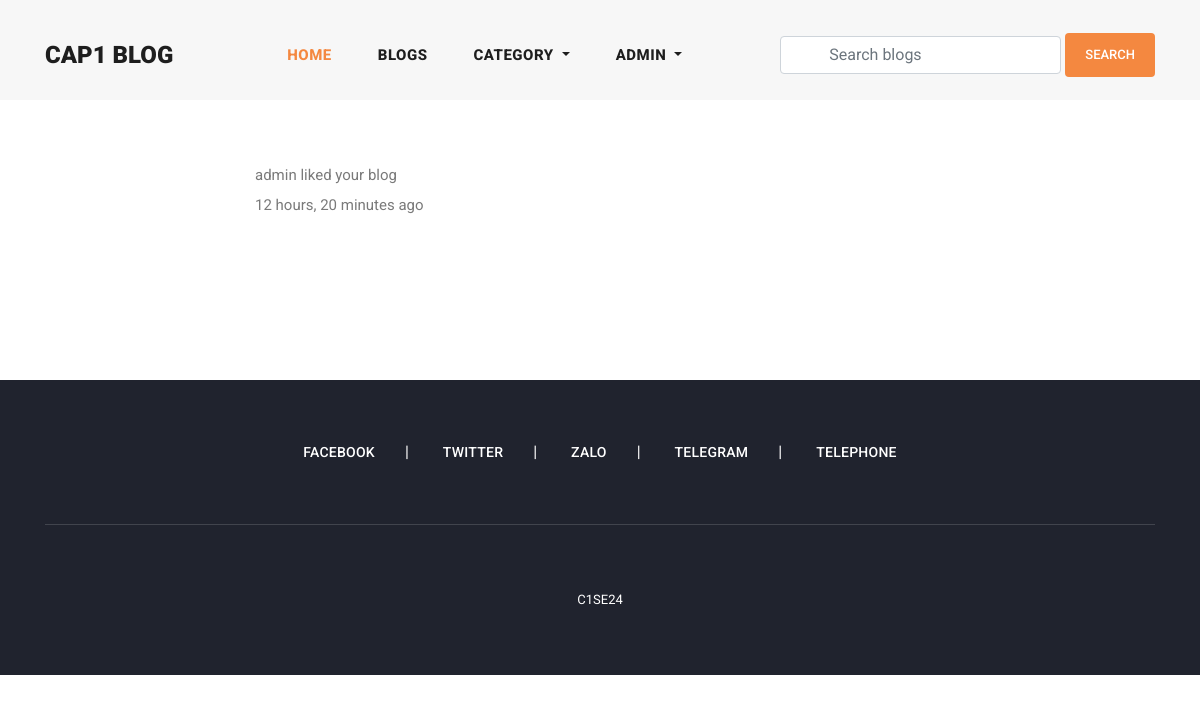
/user_notifications/ (signed in), run on the app's committed database.
### user_profile/models.py (models this page shows, shortened)
class User(AbstractUser):
    email = models.EmailField(
        max_length=150,
        unique=True,
        error_messages={
            "unique": "The email must be unique"
        }
    )
    profile_image = models.ImageField(
        null=True,
        blank=True,
        upload_to="profile_images"
    )
    followers = models.ManyToManyField("Follow")
    REQUIRED_FIELDS = ["email"]
    objects = CustomUserManager()

### notification/models.py (models this page shows, shortened)
class Notificaiton(models.Model):
    NOTIFICATION_TYPES = ("Blog", "Like", "Follow")
    content_type = models.ForeignKey(
        ContentType,
        on_delete=models.CASCADE
    )
    object_id = models.BigIntegerField()
    content_object = GenericForeignKey('content_type', 'object_id')
    user = models.ForeignKey(
        User,
        related_name='user_notifications',
        on_delete=models.CASCADE
    )
    text = models.CharField(max_length=150)
    is_seen = models.BooleanField(default=False)
    notification_types = models.CharField(
        max_length=20,
        choices=list(zip(NOTIFICATION_TYPES, NOTIFICATION_TYPES))
    )
    created_date = models.DateTimeField(auto_now_add=True)

### user_profile/views.py (the view)
# urls.py: path('user_notifications/', user_notifications, name='user_notifications'),
@login_required(login_url='login')
def user_notifications(request):
    notifications = Notificaiton.objects.filter(
        user=request.user,
        is_seen=False
    )
    for notification in notifications:
        notification.is_seen = True
        notification.save()
    return render(request, 'notifications.html')

### blog/context_processors.py (called while the page is built)
def get_all_categories(request):
    categories = Category.objects.all()
    context = {
        "categories": categories
    }
    return context

### user_profile/context_processors.py (called while the page is built)
def user_notifications(request):
    context = {}
    if request.user.is_authenticated:
        notifications = Notificaiton.objects.filter(
            user=request.user
        ).order_by('-created_date')
        unseen = notifications.exclude(is_seen=True)
        context['notifications'] = notifications
        context['unseen'] = unseen.count()
    return context

### user_profile/templates/notifications.html (shortened to what this page needs)
{% extends 'base.html' %}
{% load static %}
{% block content %}
<section class="notifications">
    <div class="container">
        <div class="row justify-content-center py-5">
            {% if notifications %}
            <div class="col-md-8">
                <ul class="list-group list-group-flush">
                    {% for notification in notifications %}
                    {% if notification.content_object %}
                    <li class="list-group-item">
                        {% if notification.notification_types == 'Blog' or  notification.notification_types == 'Like'%}
                        <a class="text-decoration-none text-dark" href="{% url 'blog_details' notification.content_object.slug %}">
                            <p>{{notification.text}}</p>
                            <p>{{notification.created_date|timesince}} ago</p>
                        </a>
                        {% else %}
                        <a class="text-decoration-none text-dark" href="{% url 'view_user_information' notification.content_object.followed_by.username %}">
                            <p>{{notification.text}}</p>
                            <p>{{notification.created_date|timesince}} ago</p>
                        </a>
                        {% endif %}
                    </li>
                    {% endif %}
                    {% endfor %}
                </ul>
            </div>
            {% endif %}
        </div>
    </div>
</section>
{% endblock content %}

### user_profile/templates/base.html (shortened to what this page needs)
<!DOCTYPE html>
<html lang="en">
  <head>
      {% load static %}
    <link href="{% static 'vendor/bootstrap/css/bootstrap.min.css' %}" rel="stylesheet">
    <link rel="stylesheet" href="{% static 'css/fontawesome.css' %}">
    <link rel="stylesheet" href="{% static 'css/templatemo-stand-blog.css' %}">
    <link rel="stylesheet" href="{% static 'css/owl.css' %}">
    <link rel="stylesheet" href="{% static 'css/main.css' %}">
</head>
<body>
    {% include 'header.html' %}
    {% block content %}
    {% endblock content %}
    {% include 'footer.html' %}
</body>
</html>

### user_profile/templates/header.html (shortened to what this page needs)
 <header class="">
    <nav class="navbar navbar-expand-lg">
      <div class="container">
        <a class="navbar-brand" href="{% url 'home' %}"><h2>CAP1 Blog<em></em></h2></a>
        <div class="collapse navbar-collapse" id="navbarResponsive">
          <ul class="navbar-nav ml-auto">
            <li class="nav-item active">
              <a class="nav-link" href="{% url 'home' %}">Home
              </a>
            </li>
            <li class="nav-item">
              <a class="nav-link" href="{% url 'blogs' %}">Blogs</a>
            </li>
            <li class="nav-item dropdown">
              <a class="nav-link dropdown-toggle" href="#" id="navbarDropdown" role="button" data-toggle="dropdown" aria-haspopup="true" aria-expanded="false">
                Category
              </a>
            </li>
            {% if request.user.is_authenticated %}
            <li class="nav-item dropdown">
              <a class="nav-link dropdown-toggle" href="#" id="navbarDropdown" role="button" data-toggle="dropdown" aria-haspopup="true" aria-expanded="false">
                {{request.user.username}}
              </a>
            </li>
            {% else %}
            <li class="nav-item">
              <a class="nav-link" href="{% url 'login' %}">Login</a>
            </li>
            {% endif %}
          </ul>
          <form class="form-inline d-flex flex-nowrap my-2 ml-auto search-form" action="{% url 'search_blogs' %}" method="GET">
            <input class="form-control px-5" name="search" type="text" placeholder="Search blogs" required>
            <button class="btn btn-primary ml-1">Search</button>
          </form>
        </div>
      </div>
    </nav>
  </header>

### user_profile/templates/footer.html
<footer>
    <div class="container">
      <div class="row">
        <div class="col-lg-12">
          <ul class="social-icons">
            <li><a href="#">Facebook</a></li>
            <li><a href="#">Twitter</a></li>
            <li><a href="#">Zalo</a></li>
            <li><a href="#">Telegram</a></li>
            <li><a href="#">Telephone</a></li>
          </ul>
        </div>
        <div class="col-lg-12">
          <div class="copyright-text">
            <p>C1SE24
            </p>
          </div>
        </div>
      </div>
    </div>
  </footer>

### user_profile/templates/scripts.html (shortened to what this page needs)
{% load static %}

### assets/css/templatemo-stand-blog.css (style rules this page uses)
body { font-family: 'Roboto', sans-serif; overflow-x: hidden; text-rendering: optimizeLegibility; -webkit-font-smoothing: antialiased; -moz-osx-font-smoothing: grayscale; }
p { margin-bottom: 0px; font-size: 15px; font-weight: 400; color: #7a7a7a; line-height: 30px; }
a { text-decoration: none!important; }
ul { padding: 0; margin: 0; list-style: none; }
h1,h2,h3,h4,h5,h6 { margin: 0px; }
header { z-index: 99999; width: 100%; height: 100px; background-color: #f7f7f7; -webkit-transition: all 0.3s ease-in-out 0s; -moz-transition: all 0.3s ease-in-out 0s; -o-transition: all 0.3s ease-in-out 0s; transition: all 0.3s ease-in-out 0s; }
header .navbar { padding: 25px 0px; }
.navbar .navbar-brand { float: left; margin-top: -12px; outline: none; }
.navbar .navbar-brand h2 { color: #1e1e1e; text-transform: uppercase; font-size: 24px; font-weight: 900; -webkit-transition: all .3s ease 0s; -moz-transition: all .3s ease 0s; -o-transition: all .3s ease 0s; transition: all .3s ease 0s; }
#navbarResponsive { z-index: 999; }
.navbar-collapse { text-align: center; }
.navbar .navbar-nav .nav-item { margin: 0px 15px; }
.navbar .navbar-nav a.nav-link { text-transform: capitalize; font-size: 15px; font-weight: 800; text-transform: uppercase; letter-spacing: 0.5px; color: #1e1e1e; transition: all 0.3s; }
.navbar .navbar-nav .nav-link:hover, .navbar .navbar-nav .active>.nav-link, .navbar .navbar-nav .nav-link.active, .navbar .navbar-nav .nav-link.show, .navbar .navbar-nav .show>.nav-link { color: #f48840; }
footer { margin-top: 100px; text-align: center; background-color: #20232e; padding: 60px 0px; }
footer ul.social-icons { padding-bottom: 60px; margin-bottom: 60px; border-bottom: 1px solid rgba(250,250,250,0.15); }
footer ul.social-icons li { display: inline-block; margin-right: 30px; }
footer ul.social-icons li:after { content: "|"; color: #fff; margin-left: 30px; }
footer ul.social-icons li:last-child { margin-right: 0px; }
footer ul.social-icons li:last-child::after { display: none; }
footer ul.social-icons li a { font-size: 14px; text-transform: uppercase; color: #fff; font-weight: 500; letter-spacing: 0.25px; transition: all .3s; }
footer p { font-size: 13px; text-transform: uppercase; color: #fff; }

### assets/css/main.css (style rules this page uses)
.btn-primary { display: inline-block; background-color: #f48840; color: #fff; font-size: 13px; font-weight: 500; padding: 12px 20px; text-transform: uppercase; transition: all .3s; border: none; outline: none; }
input, textarea { text-transform: none !important; }

### data on the page
User: user.username "ADMIN"
Notificaiton: text "admin liked your blog", created_date "12 hours, 20 minutes"
